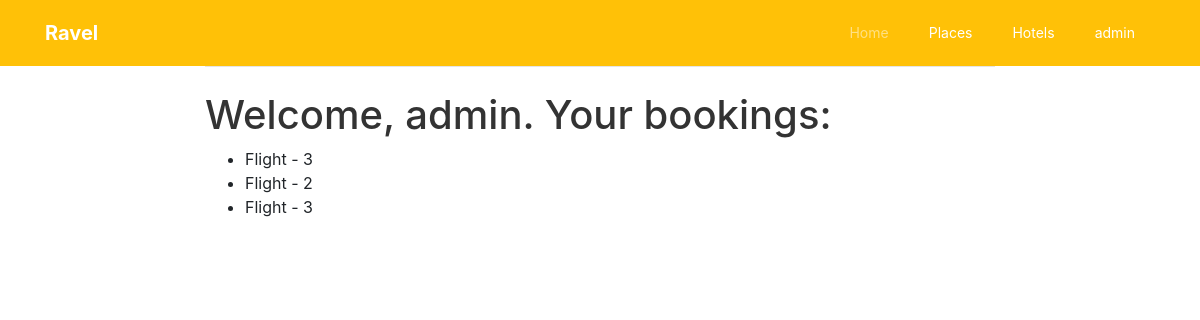
The page /myapp/profile/ (signed in) on the database as committed earlier.
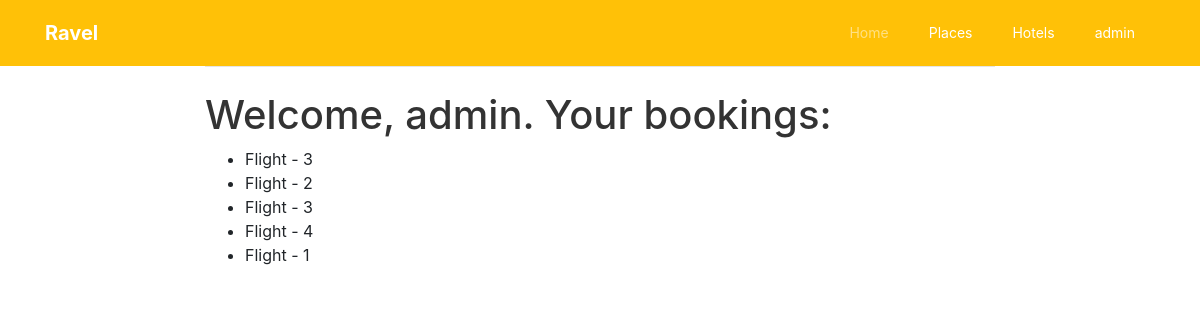
The same page on the database as committed later.
### myapp/models.py (models this page shows)
class Bookings (models.Model):
	user = models.ForeignKey (User, on_delete = models.CASCADE, related_name="userboi", null = True)
	booking_type = models.CharField (max_length=8, default="")
	key = models.IntegerField ()
	timestamp = models.DateTimeField (auto_now = True)
	price = models.FloatField (default = 0.0)

### myapp/views.py (the view)
# urls.py: path('profile/', views.profile, name="profile"),
def profile (request):
	booking_list = Bookings.objects.filter (user=request.user)
	return render (request, 'myapp/profile.html', {'user': request.user, 'booking_list': booking_list})

### myapp/templates/myapp/profile.html (shortened to what this page needs)
{% extends 'myapp/base.html' %}
{% block content %}
    <h1>Welcome, {{ user.username }}. Your bookings: </h1>
    <ul>
        {% for booking in booking_list %}
            <li>{{ booking.booking_type }} - {{ booking.key }}</li>
        {% endfor %}
    </ul>
{% endblock %}

### myapp/templates/myapp/base.html (shortened to what this page needs)
<!doctype html>
<html>
<head>
	{% load static %}
    <link rel="stylesheet" href="{%static 'myapp/css/open-iconic-bootstrap.min.css' %}">
    <link rel="stylesheet" href="{%static 'myapp/css/animate.css' %}">
    <link rel="stylesheet" href="{%static 'myapp/css/owl.carousel.min.css' %}">
    <link rel="stylesheet" href="{%static 'myapp/css/owl.theme.default.min.css' %}">
    <link rel="stylesheet" href="{%static 'myapp/css/magnific-popup.css' %}">
    <link rel="stylesheet" href="{%static 'myapp/css/aos.css' %}">
    <link rel="stylesheet" href="{%static 'myapp/css/ionicons.min.css' %}">
    <link rel="stylesheet" href="{%static 'myapp/css/bootstrap-datepicker.css' %}">
    <link rel="stylesheet" href="{%static 'myapp/css/jquery.timepicker.css' %}">
    <link rel="stylesheet" href="{%static 'myapp/css/flaticon.css' %}">
    <link rel="stylesheet" href="{%static 'myapp/css/icomoon.css' %}">
    <link rel="stylesheet" href="{%static 'myapp/css/style.css' %}">
	<link rel="stylesheet" href="https://stackpath.bootstrapcdn.com/bootstrap/4.3.1/css/bootstrap.min.css">
</head>
<body>
	<nav class="navbar navbar-expand-lg navbar-dark ftco_navbar bg-warning ftco-navbar-dark" id="ftco-navbar">
			<div class="container">
			<a class="navbar-brand" href="index.html">Ravel</a>
			<div class="collapse navbar-collapse" id="ftco-nav">
				<ul class="navbar-nav ml-auto">
				<li class="nav-item active"><a href="index.html" class="nav-link">Home</a></li>
				<li class="nav-item"><a href="places.html" class="nav-link">Places</a></li>
				<li class="nav-item"><a href="hotel.html" class="nav-link">Hotels</a></li>
				{% if user.is_authenticated %}
				  <li class="nav-item"><a href="profile.html" class="nav-link">{{ user.username }}</a></li>
				{% else %}
					<li class="nav-item"><a href="login.html" class="nav-link">Login</a></li>
				{% endif %}
				</ul>
			</div>
			</div>
		</nav>
	<div id="content" name="content" class="main">
		<div class="row justify-content-center">
			<div class="col-8">
                <hr class="mt-0 mb-4">
                    {% block content %}
                    {% endblock %}
			</div>
		</div>
	</div>
</body>
</html>

Rows that differ between the two databases and show on the page:
added Bookings: booking_type "Flight", key "4"
added Bookings: booking_type "Flight", key "1"
